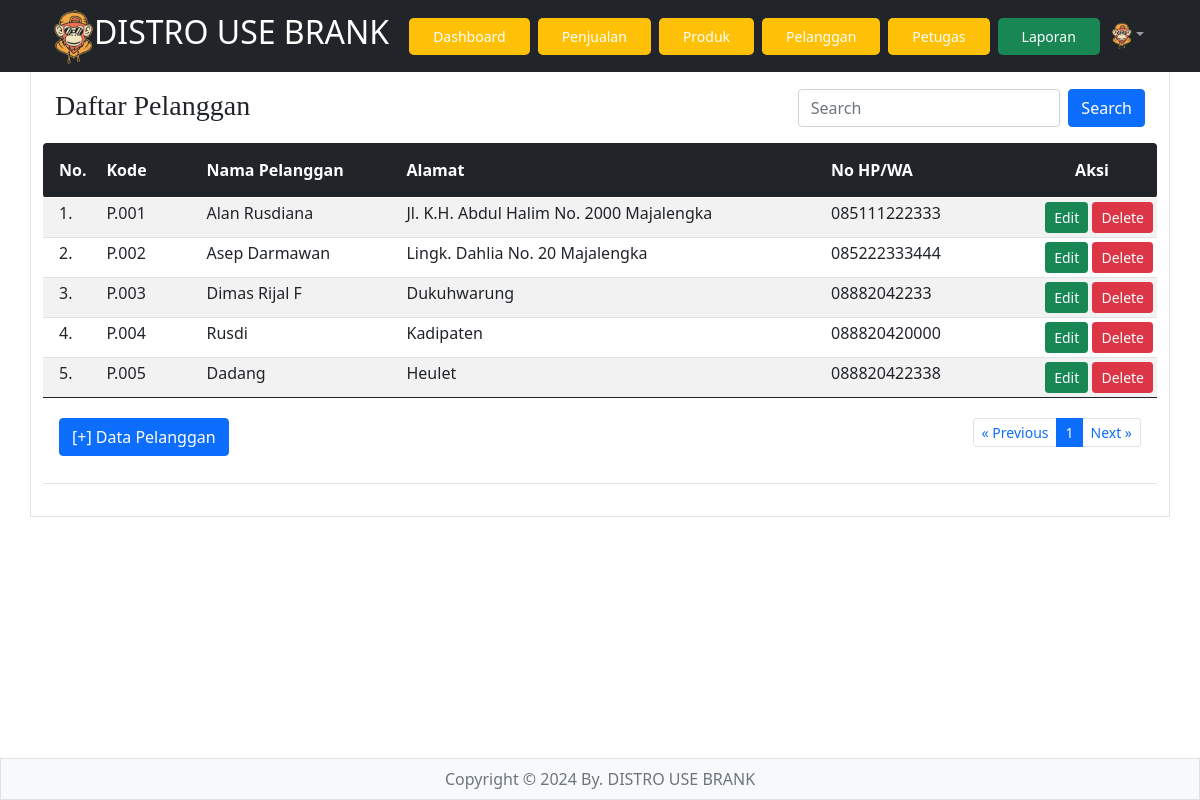
Screenshot of /pelanggan/index.php (signed in) with the database file from the repository.
### tables this page shows
CREATE TABLE `pelanggan` (
  `id_pelanggan` int(11) NOT NULL,
  `kode_pelanggan` varchar(15) DEFAULT NULL,
  `nama_pelanggan` varchar(30) DEFAULT NULL,
  `alamat` text DEFAULT NULL,
  `no_hp` varchar(15) DEFAULT NULL
);

### pelanggan/index.php (the view, shortened to what this page needs)
<?php
if(!isset($_SESSION['username'])&&!isset($_SESSION['password'])){
?>
<meta http-equiv="refresh" content="0;url=../login.php">
<?php
}else{
?>
<html>
<!DOCTYPE html>
<html lang="en">
<head>
    <link rel="stylesheet" href="../bootstrap/css/bootstrap.min.css" />
</head>
<body>
<?php include "../header.php" ?>
<main class="container border py-3">
<br><br><br>
<div class="container">
	<div class="row">
			<div class="col-sm-8"><h3 style="font-family: papyrus;">Daftar Pelanggan</h3></div>
			<div class="col-sm-4">
					<form class="d-flex" method="GET" action="">
        	<input class="form-control me-2" type="text" placeholder="Search" name="np">
        	<button class="btn btn-primary" type="submit">Search</button>
      </form>
			</div>
	</div>
</div>
<table class="table table-hover table-striped table-sm">
	<thead class="bg-dark	 text-white">
		<tr>
			<th class="p-3 rounded-start" width="55px">No.</th>
			<th class="py-3" width="100px">Kode</th>
			<th class="py-3" width="200px">Nama Pelanggan</th>
			<th class="py-3">Alamat</th>
			<th class="py-3" width="200px">No HP/WA</th>
			<th class="py-3 text-center rounded-end" width="130px">Aksi</th>
		</tr>
	</thead>
	<tbody>
		<?php
		include "../config.php";
		$batas = 10;
		$halaman = isset($_GET['halaman'])?(int)$_GET['halaman'] : 1;
		$halaman_awal = ($halaman>1) ? ($halaman * $batas) - $batas : 0;
		$previous = $halaman - 1;
		$next = $halaman + 1;
		if(isset($_GET['np'])){
			$np=$_GET['np'];
			$sqldata="select * from pelanggan where nama_pelanggan like '%$np%'";
		}else{
			$sqldata="select * from pelanggan";
		}
		$resdata=mysqli_query($koneksi,$sqldata);
		$jumlah_data = mysqli_num_rows($resdata);
		$total_halaman = ceil($jumlah_data / $batas);
		if(isset($_GET['np'])){
			$np=$_GET['np'];
			$sql="select * from pelanggan where nama_pelanggan like '%$np%' limit $halaman_awal, $batas";
		}else{
			$sql="select * from pelanggan limit $halaman_awal, $batas";
		}
		$result=mysqli_query($koneksi,$sql);
		$no= $halaman_awal+1;
		while($data=mysqli_fetch_array($result)){
		?>
		<tr>
				<td class="px-3"><?= $no ?>.</td>
				<td><?= $data['kode_pelanggan'] ?></td>
				<td><?= $data['nama_pelanggan'] ?></td>
				<td><?= $data['alamat'] ?></td>
				<td><?= $data['no_hp'] ?></td>
				<td align="right">
					<a href="" class="btn btn-success btn-sm" data-bs-toggle="modal" data-bs-target="#modaledit<?= $data['id_pelanggan'] ?>">Edit</a>
					<a class="btn btn-danger btn-sm" href="delete.php?id=<?= $data['id_pelanggan'] ?>" onclick="return confirm('Apakah Anda Yakin data produk <?= $data['nama_pelanggan'] ?> akan dihapus ?')" class="hapus">Delete</a>
				</td>
		</tr>
		<?php
		$no++;
		}
		?>
	</tbody>
	<tfoot>
		<tr>
			<td colspan="6" class="text-center">
				<div class="container">
					<div class="row">
						<div class="col-4 text-start py-3">
							<button type="button" class="btn btn-primary" data-bs-toggle="modal" data-bs-target="#myModal">[+] Data Pelanggan</button>
						</div>
						<div class="col-8 text-end py-3">
							<ul class="pagination justify-content-end pagination-sm">
								<li class="page-item"><a class="page-link" <?php if($halaman > 1){ echo "href='?halaman=$previous'"; } ?>>&laquo; Previous</a></li>
								<?php
								for($x=1;$x<=$total_halaman;$x++){
									if($x==$halaman){
								?>
									<li class="page-item active"><a class="page-link" href="?halaman=<?php echo $x ?>"><?php echo $x; ?></a></li>
								<?php
									}else{
								?>
									<li class="page-item"><a class="page-link" href="?halaman=<?php echo $x ?>"><?php echo $x; ?></a></li>
								<?php
									}
								}
								?>
								<li class="page-item"><a class="page-link" <?php if($halaman < $total_halaman) { echo "href='?halaman=$next'"; } ?>>Next &raquo;</a></li>
							</ul>
						</div>
					</div>
				</div>
			</td>
		</tr>
	</tfoot>
</table>
</main>
<?php include "../footer.php" ?>
</body>
</html>
<?php } ?>

### rows the page displays
pelanggan: kode_pelanggan "P.001", nama_pelanggan "Alan Rusdiana", alamat "Jl. K.H. Abdul Halim No. 2000 Majalengka", no_hp "085111222333"
pelanggan: kode_pelanggan "P.002", nama_pelanggan "Asep Darmawan", alamat "Lingk. Dahlia No. 20 Majalengka", no_hp "085222333444"
pelanggan: kode_pelanggan "P.003", nama_pelanggan "Dimas Rijal F", alamat "Dukuhwarung", no_hp "08882042233"
pelanggan: kode_pelanggan "P.004", nama_pelanggan "Rusdi", alamat "Kadipaten", no_hp "088820420000"
pelanggan: kode_pelanggan "P.005", nama_pelanggan "Dadang", alamat "Heulet", no_hp "088820422338"
